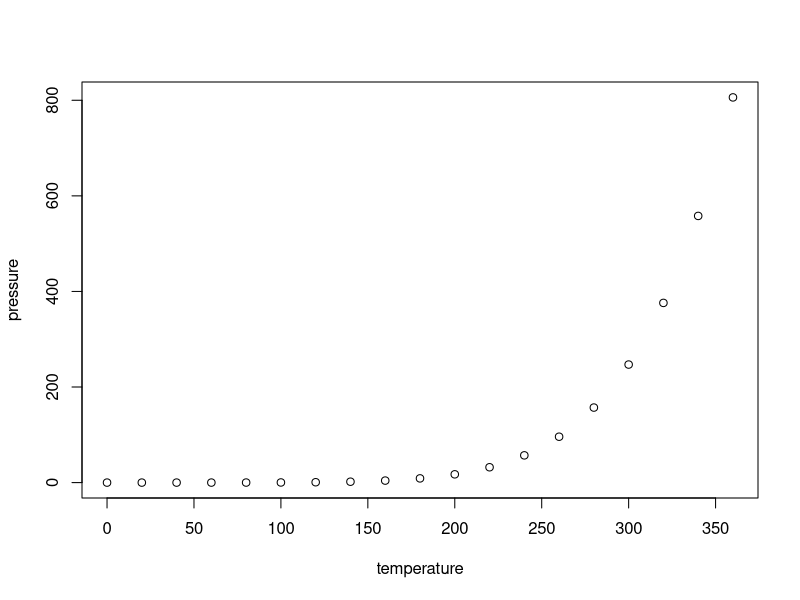
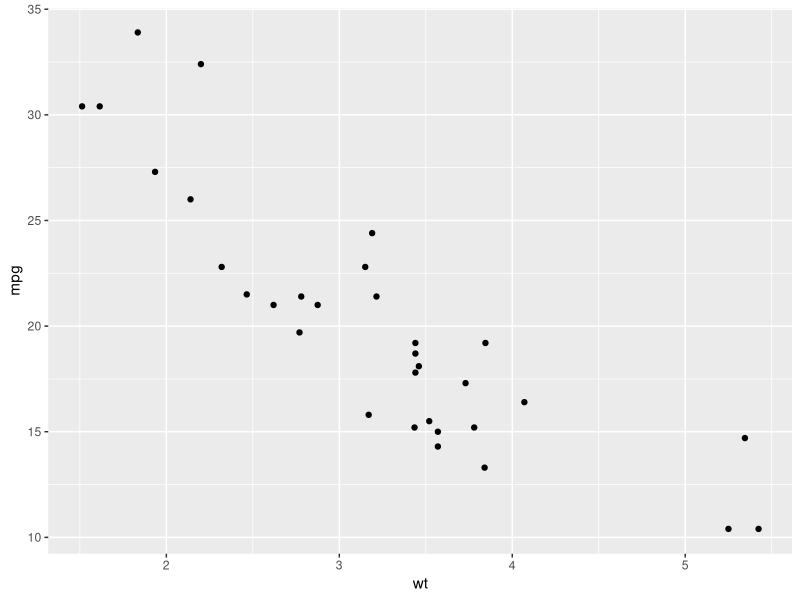

Write the R code that produced these figures, in order.
## ---- chunk 1
knitr::opts_chunk$set(echo = FALSE)
knitr::opts_chunk$set(message = FALSE)
## ---- chunk 2
summary(cars)
## ---- chunk 3
plot(pressure)
## ---- chunk 4
head(mtcars)
## ---- chunk 5
print("Hello Hal.")
## ---- chunk 6
require(ggplot2)
ggplot(mtcars, aes(wt, mpg)) +
  geom_point() +
  labs(
    xlab = "Weight",
    xlab = "MPG"
  )
